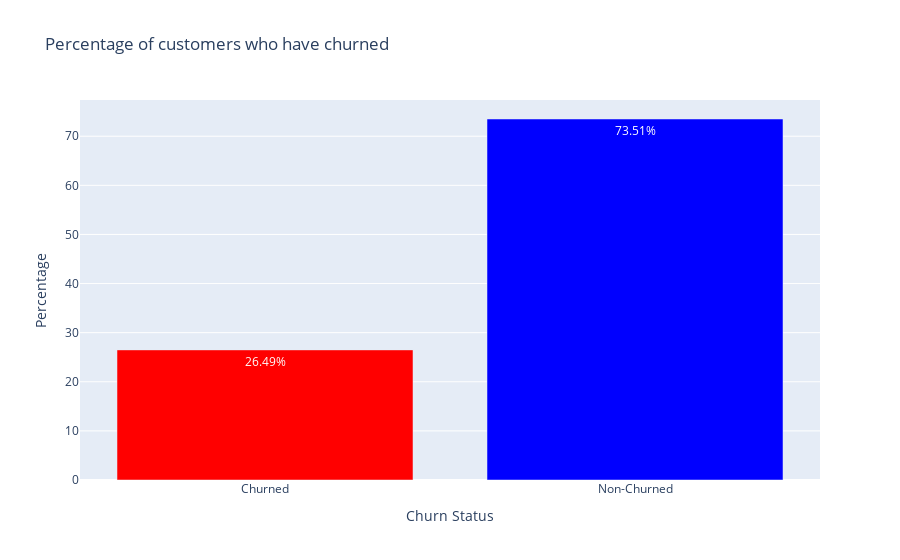

Here is the notebook cell this chart was saved with:
### Markdown cell above
-1336 customers have churned from Telco leaving 3707.

### Code cell
#Percentage of those who have churned


# Calculate percentages for those who churned or not
total_customers = len(df)
churned_customers = 1336
non_churned_customers = 3707

churned_percentage = (churned_customers / total_customers) * 100
non_churned_percentage = (non_churned_customers / total_customers) * 100

# Create the histogram
fig = go.Figure(data=[go.Bar(
    x=['Churned', 'Non-Churned'],
    y=[churned_percentage, non_churned_percentage],
    text=[f'{churned_percentage:.2f}%', f'{non_churned_percentage:.2f}%'],
    textposition='auto',
    marker_color=['red', 'blue']
)])

# Update layout
fig.update_layout(title='Percentage of customers who have churned',
                  yaxis=dict(title='Percentage'),
                  xaxis=dict(title='Churn Status'))

# Show the plot
fig.show()

### Figure 1 — Plotly figure (JSON) as saved in the notebook; plotly's stock layout.template omitted (floating-point values rounded to 4 significant figures)
{"data": [{"marker": {"color": ["red", "blue"]}, "text": ["26.49%", "73.51%"], "textposition": "auto", "type": "bar", "x": ["Churned", "Non-Churned"], "y": [26.49, 73.51]}], "layout": {"title": {"text": "Percentage of customers who have churned"}, "xaxis": {"title": {"text": "Churn Status"}}, "yaxis": {"title": {"text": "Percentage"}}}}
